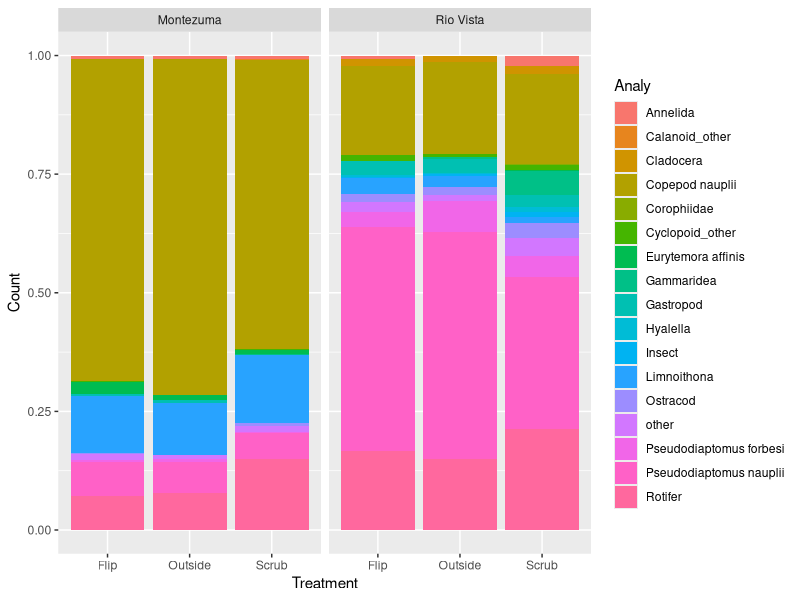
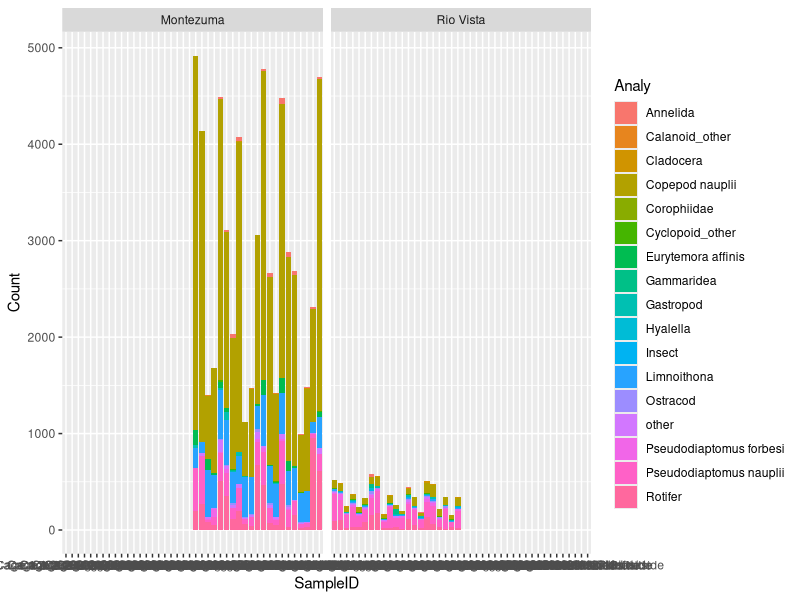
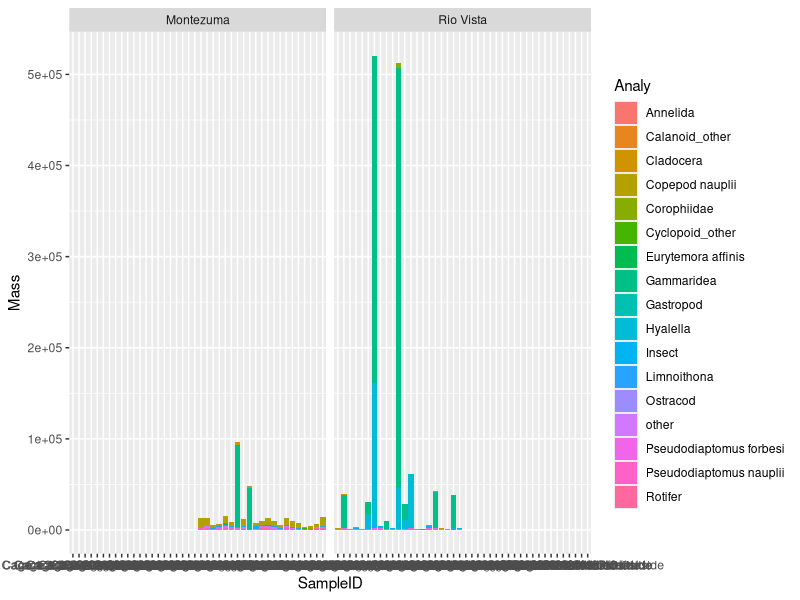
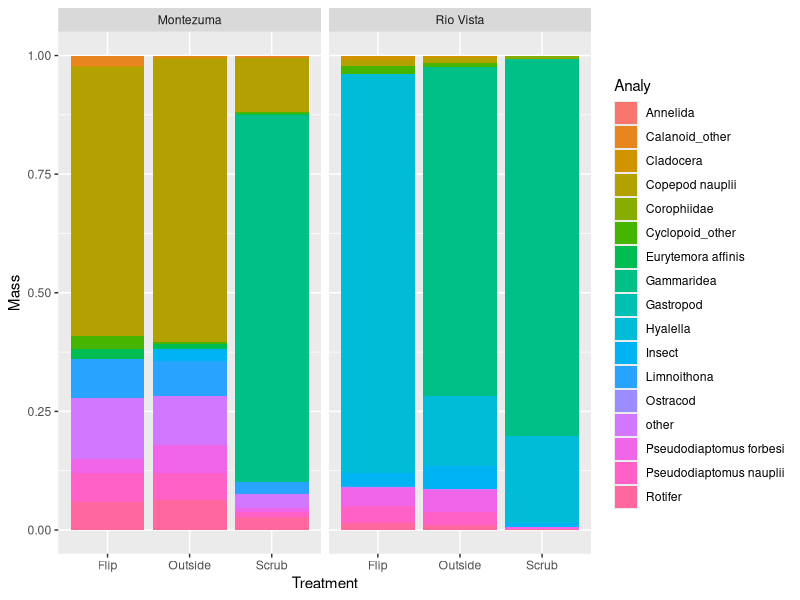
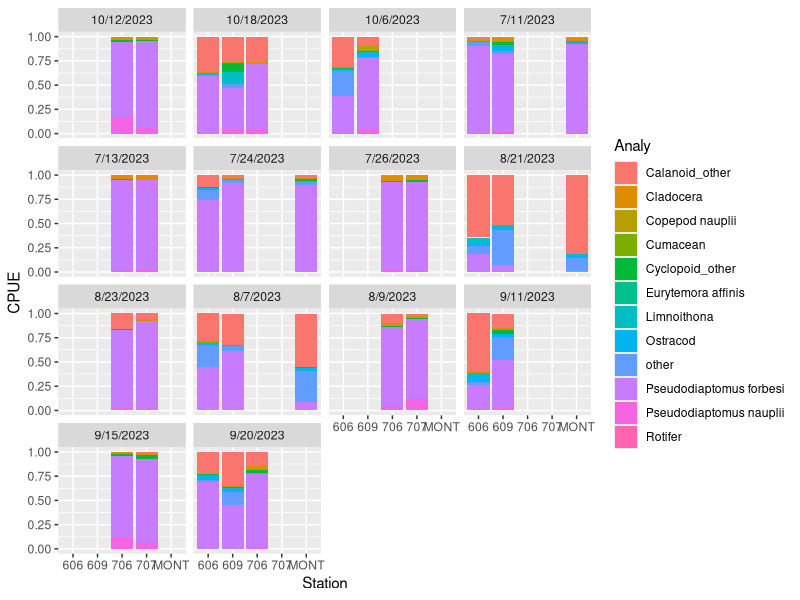
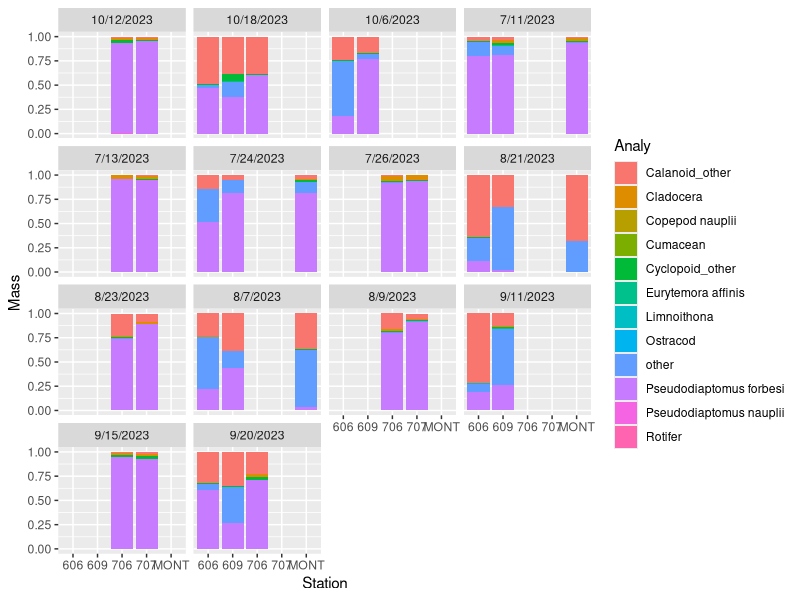
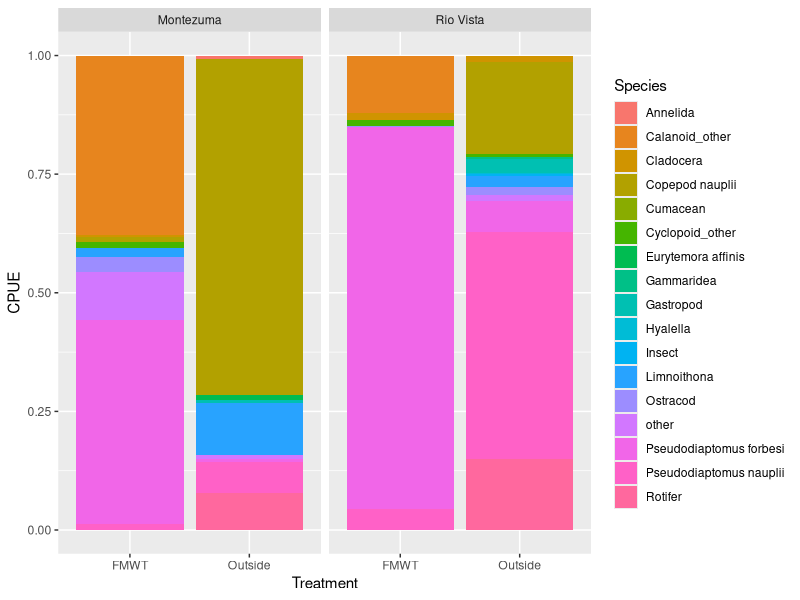
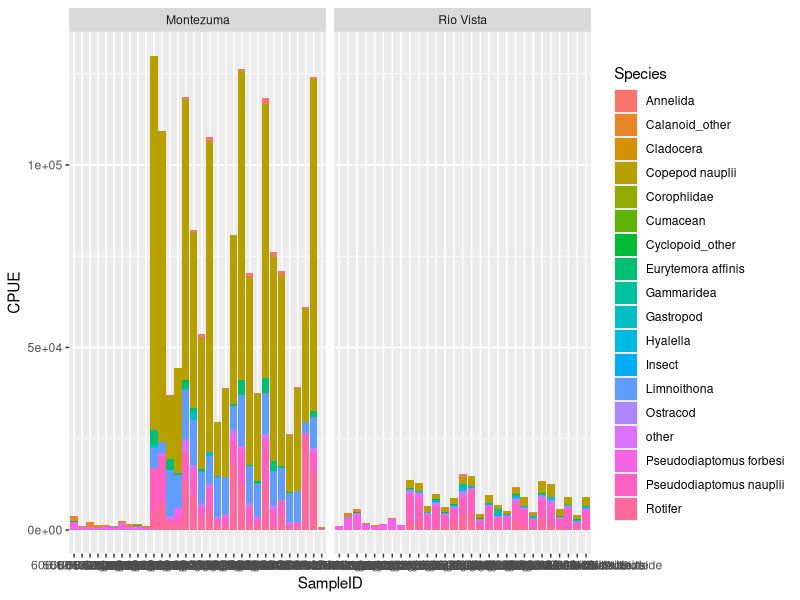

Generate these figures, in order, with R: (Note: this script raises an error after producing the figures.)
#This analysis is to compare the zooplankton assemblage from the biofouling experiment from
#inside of the cages to outside of the cages to the FMWT catches

library(rstatix)
library(tidyverse)
library(lubridate)
library(RColorBrewer)
library(vegan)
library(readxl)
library(ggpubr)
library(dplyr)

#setwd("~/Delta Smelt/biofouling coding")

# Read in Cage Data -------------------------------------------------------
zoops = read_excel("biofouling/ICF_zoops_data_cages.xlsx",
                   sheet = "Zoop Data") 

zoops$Total_Count <- (zoops$`Sample Volume (mL)`/(zoops$`Pipette Volume (mL)`*zoops$`# of Subsamples`))*zoops$Count

#Get data ready to be visualized with our naming conventions
treatments = data.frame(Location = c("Cage 1", "Cage 2", "Cage 3", "Cage 4",
                                     "Cage 5", "Cage 6", "Cage 7", "Cage 8"),
                        Treatment = c("Flip", "Scrub", "Flip", "Scrub",
                                      "Flip", "Scrub", "Flip", "Scrub"))

zoops = mutate(zoops, InOut = case_when(str_detect(Location, "Outside") ~ "Outside",
                                        str_detect(Location, "Inside") ~ "Inside"),
               CageNum = str_sub(Location, 1, 6)) %>%
  left_join(treatments, by = c("CageNum" = "Location")) %>%
  mutate(Treatment = case_when(InOut == "Outside" ~ "Outside",
                               TRUE ~ Treatment),
         Week = week(Date),
         SampleID = paste(CageNum, Date, InOut))
#Adjust for subsampling
#########Don't forget to convert to CPUE
#zoops$Total_Count <- (zoops$`Sample Volume (mL)`/(zoops$`Pipette Volume (mL)`*zoops$`# of Subsamples`))*zoops$Count

# Read in station data ----------------------------------------------------
stations <- read.csv("biofouling/SMSCG_CBNet_2018to2023CPUE_15Jul2024.csv")
#pull station numbers of interest (get comprehensive list from christina)
interest <- c("606","609","MONT","706","707","708","709","710")
stn <- data.frame()
for (i in 1:length(interest)) {
  a <- interest[i]  
  b <- stations[which(stations$Station == a),]
  stn <- rbind(stn, b)
}
stn2023 <- stn[which(stn$Year == 2023),]
#Stations 708 or 709 do not have any data

stn_long <- gather(stn2023, key = 'Prey', value = 'CPUE', ACARTELA:CUMAC)
#exclude all of the preys that start with "ALL..." because they are the sum of other columns i.e. double counting
#does that same thing stand for "OTH..." category?

#Probably need to filter down dates because it includes the full year

# Crosswalk zoop data --------------------------------------------

#Use crosswalk list Rosie made
crosswalk = read_csv("biofouling/crosswalk_wstns.csv")
biomass <- read.csv("biofouling/Cage Biomass crosswalk1.csv")
masscrosswalk_zoops <- inner_join(crosswalk, biomass, by = c(Zooplankton = "CageCode"))
masscrosswalk_stations <- inner_join(crosswalk, biomass, by = c(EMP_Code = "EMPCode"))

#Once I built the crosswalk, I joined the common names to each dataset
zoops2 = left_join(zoops, select(masscrosswalk_zoops, Zooplankton, Analy, Carbon_weight_ug), by = c("Species Name" = "Zooplankton") )

zoops2.1 = group_by(zoops2, Location, Analy, Site, Date, CageNum, Treatment, SampleID) %>%
  summarize(Count = sum(Total_Count, na.rm =T), 
            Mass = sum((Total_Count/0.0378541)*Carbon_weight_ug, na.rm =T),
            CPUE = sum(Total_Count/0.0378541)) %>%
  mutate(Type = "Zooplankton") #CPUE*Biomass catch/cubic meter

#add this bit for graphing only
#zoops2.1[nrow(zoops2.1)+1,] <- NA
#a <- nrow(zoops2.1)
#zoops2.1[a,1] <- "Cumacean"
#zoops2.1[a,4] <- "Scrub"
#zoops2.1[a,8] <- "Zooplankton"
#zoops2.1[a,6] <- 0
#zoops2.1[a,2] <- "Rio Vista"

stn2 = left_join(stn_long, select(masscrosswalk_stations, EMP_Code, Analy, Carbon_weight_ug), 
                 by = c("Prey" = "EMP_Code"))

stn2.1 = stn2 %>%
  mutate(SampleID = paste(Station, Date)) %>%
  #group_by(Year, Station, Date, Analy, CPUE) %>% Scott's origional code
  group_by(Year, Station, Date, Analy, SampleID) %>% #Rosie's edit
  summarize(CPUE = sum(CPUE, na.rm = T), Mass = sum(CPUE*Carbon_weight_ug, na.rm =T)) %>%
  mutate(Type = "Station")

stn2.1 <- stn2.1[which(stn2.1$Analy != "Ignore"),]

#add this bit for graphing only
#miss <- c("Annelida", "Corophiidae", "Gammaridea", "Gastropod", "Hyallela", "Insect")

#for (i in 1:length(miss)) {
#  stn2.1[nrow(stn2.1)+1,] <- NA
#  a <- nrow(stn2.1)
#  stn2.1[a,4] <- miss[i]
#  stn2.1[a,6] <- "Station"
#  stn2.1[a,2] <- "MONT"
#  stn2.1[a,5] <- 0
#  stn2.1[a,3] <- "7/11/2023"
#  stn2.1[a,1] <- 2023
#}
#tail(stn2.1)

#quick graph of the raw data
#collected data graph
ggplot(zoops2.1, aes(x = Treatment, y = Count, fill = Analy)) + 
  geom_col(position = "fill") +
  facet_wrap(~Site)

ggplot(zoops2.1, aes(x = SampleID, y = Count, fill = Analy)) + 
  geom_col() +
  facet_wrap(~Site)

ggplot(zoops2.1, aes(x = SampleID, y = Mass, fill = Analy)) + 
  geom_col() +
  facet_wrap(~Site)



ggplot(zoops2.1, aes(x = Treatment, y = Mass, fill = Analy)) + 
  geom_col(position = "fill") +
  facet_wrap(~Site)

#Station data graph
ggplot(stn2.1, aes(x = Station, y = CPUE, fill = Analy)) + 
  geom_col(position = "fill") +
  facet_wrap(~Date) 

ggplot(stn2.1, aes(x = Station, y = Mass, fill = Analy)) + 
  geom_col(position = "fill") +
  facet_wrap(~Date) 

#Combine data to get at comparisons
head(zoops2.1)
head(stn2.1)

#Rosie's version
zoops2.2 = zoops2.1 %>%
  ungroup() %>%
  select(SampleID, Site, Treatment, CPUE, Mass, 
         Type, CageNum, Analy, Date)

#zoops2.2 <- zoops2.1$Date
#zoops2.2 <- as_tibble(zoops2.2)
#zoops2.2[,2] <- zoops2.1$Site
#zoops2.2[,3] <- zoops2.1$Treatment
#zoops2.2[,4] <- zoops2.1$Analy
#zoops2.2[,5] <- zoops2.1$Count #should this have been CPUE?
#zoops2.2[,6] <- zoops2.1$Mass

#Rosie's edit
stn2.2 = stn2.1 %>%
  ungroup() %>%
  mutate(Date = mdy(Date)) %>%
  select(SampleID, Date, Type, Analy, CPUE, Mass, Station) %>%
  mutate(Treatment = "FMWT", Site = case_when(Station %in% c("606", "609", "MONT") ~ "Montezuma",
                                              Station %in% c("706", "707") ~ "Rio Vista"))

#stn2.2 <- stn2.1$Date 
#stn2.2 <- as_tibble(stn2.2)
#stn2.2[,2] <- stn2.1$Station
#stn2.2[,3] <- stn2.1$Type
#stn2.2[,4] <- stn2.1$Analy
#stn2.2[,5] <- stn2.1$CPUE
#stn2.2[,6] <- stn2.1$Mass

#cnames <- c("Date", "Site", "Type", "Species", "CPUE", "Mass")

#colnames(zoops2.2) <- cnames
#colnames(stn2.2) <- cnames

#alloutbugs <- rbind(stn2.2, zoops2.2)

alloutbugs <- bind_rows(stn2.2, zoops2.2) %>%
  rename(Species = Analy)
alloutbugs <- filter(alloutbugs, Date > ymd("2023-08-20"))

ggplot(filter(alloutbugs, Treatment != "Scrub" & Treatment != "Flip"), aes(x = Treatment, y = CPUE, fill = Species)) + 
  geom_col(position = "fill") +
  facet_wrap(~Site)


ggplot(alloutbugs, aes(x = SampleID, y = CPUE, fill = Species)) + 
  geom_col() +
  facet_wrap(~Site, scales = "free_x")


ggplot(alloutbugs, aes(x = SampleID, y = Mass, fill = Species)) + 
  geom_col() +
  facet_wrap(~Site, scales = "free_x")

ggplot(filter(alloutbugs, Type != "Scrub" & Type != "Flip"), aes(x = Site, y = Mass, fill = Species)) + 
  geom_col(position = "fill") 

allinterestingbugs <- filter(alloutbugs, Species != "Hyalella", Species != "Gammaridea", Species != "Corophiidae",
                             Species != "Insect", Species != "Annelida", Species != "other")
save(allinterestingbugs, file = "data/allinterestingbugs.RData")
#We probably want to plot average CPUE rather than total


allwideCPUE = pivot_wider(allinterestingbugs, id_cols = c(SampleID, Date, Type, Treatment, Site),
                          names_from = Species, values_from = CPUE, values_fill = 0) %>%
  pivot_longer(cols = c(Calanoid_other:last_col()), names_to = "Species", values_to = "CPUE")

allwideMass = pivot_wider(allinterestingbugs, id_cols = c(SampleID, Date, Type, Treatment, Site),
                          names_from = Species, values_from = Mass, values_fill = 0) %>%
  pivot_longer(cols = c(Calanoid_other:last_col()), names_to = "Species", values_to = "Mass")

allwzeros = left_join(allwideCPUE, allwideMass)

InterestingAve = allwzeros %>%
  group_by(Treatment, Site, Species) %>%
  summarize(CPUE = mean(CPUE), Mass = mean(Mass))


ggplot(filter(allinterestingbugs, Type != "Scrub" & Type != "Flip"), 
       aes(x = Treatment, y = CPUE, fill = Species)) + 
  geom_col(position = "fill") +
  facet_wrap(Site~Date) 

ggplot(filter(InterestingAve), 
       aes(x = Treatment, y = Mass, fill = Species)) + 
  geom_col(position = "fill") +
  facet_wrap(~Site)
  

#Make new groupings to compare 
# allinterestingbugs$Group <- "Place"
# allinterestingbugs[which(allinterestingbugs$Site == "606"),7] <- "Montezuma"
# allinterestingbugs[which(allinterestingbugs$Site == "609"),7] <- "Montezuma"
# allinterestingbugs[which(allinterestingbugs$Site == "MONT"),7] <- "Montezuma"
# allinterestingbugs[which(allinterestingbugs$Site == "Montezuma"),7] <- "Montezuma"
# allinterestingbugs[which(allinterestingbugs$Site == "706"),7] <- "Rio Vista"
# allinterestingbugs[which(allinterestingbugs$Site == "707"),7] <- "Rio Vista"
# allinterestingbugs[which(allinterestingbugs$Site == "Rio Vista"),7] <- "Rio Vista"



ggplot(filter(InterestingAve,  Species == "Pseudodiaptomus forbesi"), 
       aes(x = Site, y = log(Mass), fill = Treatment)) + 
  geom_bar(stat="identity", position = "dodge") +
  labs(title = "Pseudodiaptomus forbesi")

ggplot(filter(allwzeros, Species == "Pseudodiaptomus forbesi"), 
       aes(x = Site, y = CPUE, fill = Treatment)) + 
  geom_boxplot(position = "dodge") +
  labs(title = "Pseudodiaptomus forbesi")

ggplot(filter(InterestingAve, Treatment != "Scrub" &  Treatment  != "Flip", Species == "Pseudodiaptomus forbesi"), 
       aes(x = Site, y = CPUE, fill = Treatment)) + 
  geom_bar(stat="identity", position = "dodge") +
  labs(title = "Pseudodiaptomus forbesi")

ggplot(filter(InterestingAve,  Treatment != "Scrub" &  Treatment  != "Flip",Species == "Pseudodiaptomus nauplii"), 
       aes(x = Treatment, y = Mass, fill =Site)) + 
  geom_bar(stat="identity", position = "dodge") +
  labs(title = "Pseudodiaptomus nauplii")

ggplot(filter(InterestingAve,  Treatment != "Scrub" &  Treatment  != "Flip", Species == "Pseudodiaptomus nauplii"), 
       aes(x = Treatment, y = CPUE, fill = Site)) + 
  geom_bar(stat="identity", position = "dodge") +
  labs(title = "Pseudodiaptomus nauplii")

ggplot(filter(InterestingAve, Treatment != "Scrub" & Treatment != "Flip", Species == "Limnoithona"), 
       aes(x = Site, y = CPUE, fill = Treatment)) + 
  geom_bar(stat="identity", position = "dodge") +
  labs(title = "Limnoithona")

ggplot(filter(InterestingAve,  Species == "Limnoithona"), 
       aes(x = Treatment, y = Mass, fill = Site)) + 
  geom_bar(stat="identity", position = "dodge") +
  labs(title = "Limnoithona")

#This is the NMDS, I dont see the permanova
vegbugs <- dist(alloutbugs$CPUE)
zoop_dist <- vegdist(vegbugs, method = "bray")
nmds <- metaMDS(zoop_dist)

stressplot(nmds)

scores(nmds)%>%
  as_tibble(rownames == "Group") %>%
  ggplot(aes(x=NMDS1, y=NMDS2)) +
  geom_point()
